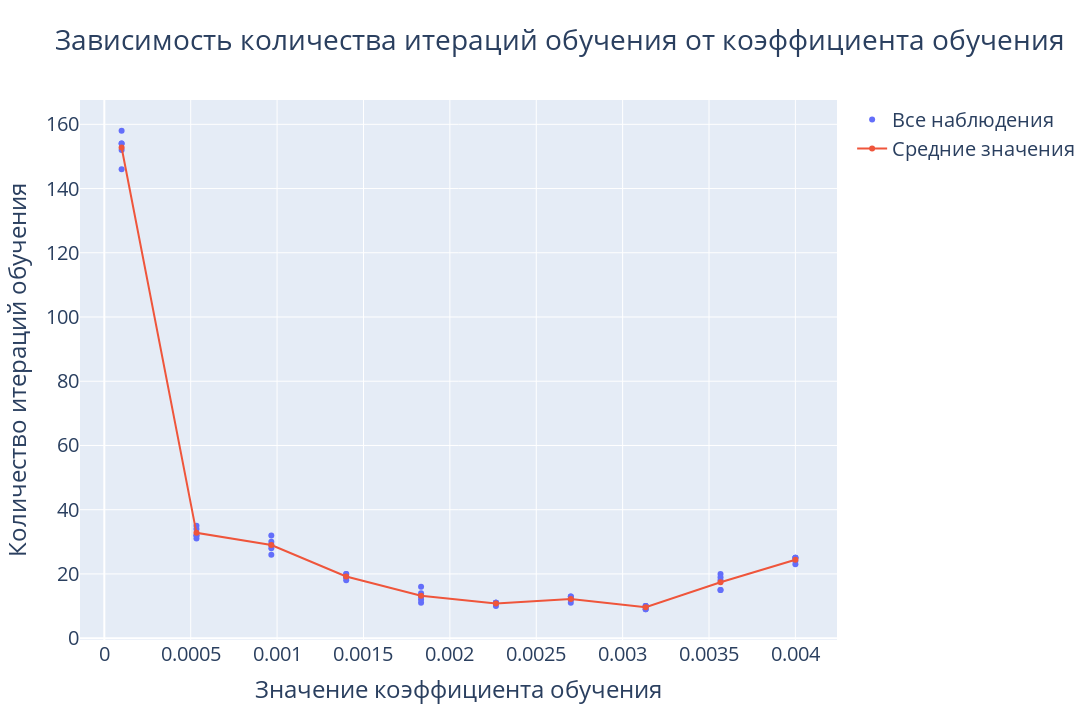

Source (notebook cell):
### Markdown cell above
## Relation between learning rate and epochs

### Code cell
alphas = np.linspace(0.0001, 0.004, endpoint=True, num=10)
all_alphas: list[float] = []
epochs_amount_mean: list[int] = []
epochs_amount: list[int] = []
fig = go.Figure()
experiments_amount = 5
for alpha in alphas:
    print(f'ALPHA: {alpha}')
    epoch_sum = 0
    for i in range(experiments_amount):
        all_alphas.append(alpha)        
        dl = LRNN(n, 20, alpha)
        dl.train(train, 15000, learn_by_loss=True, max_loss=1400, verbosity=20)        
        epoch_sum += dl.epoch
        epochs_amount.append(dl.epoch)
    epochs_amount_mean.append(epoch_sum / experiments_amount)
fig.add_trace(go.Scatter(x=all_alphas, y=epochs_amount, mode='markers',
                         name='Все наблюдения'))
fig.add_trace(go.Scatter(x=alphas, y=epochs_amount_mean, mode='lines+markers',
                         name='Средние значения'))
fig.update_layout(title='Зависимость количества итераций обучения от коэффициента обучения',
                  xaxis_title='Значение коэффициента обучения',
                  yaxis_title='Количество итераций обучения',
                  height=720, width=1280,
                  font=dict(size=20))
fig.show()

### Figure 1 — Plotly figure (JSON) as saved in the notebook; plotly's stock layout.template omitted (floating-point values rounded to 4 significant figures)
{"data": [{"mode": "markers", "name": "Все наблюдения", "type": "scatter", "x": [0.0001, 0.0001, 0.0001, 0.0001, 0.0001, 0.0005333, 0.0005333, 0.0005333, 0.0005333, 0.0005333, 0.0009667, 0.0009667, 0.0009667, 0.0009667, 0.0009667, 0.0014, 0.0014, 0.0014, 0.0014, 0.0014, 0.001833, 0.001833, 0.001833, 0.001833, 0.001833, 0.002267, 0.002267, 0.002267, 0.002267, 0.002267, 0.0027, 0.0027, 0.0027, 0.0027, 0.0027, 0.003133, 0.003133, 0.003133, 0.003133, 0.003133, 0.003567, 0.003567, 0.003567, 0.003567, 0.003567, 0.004, 0.004, 0.004, 0.004, 0.004], "y": [154, 152, 158, 154, 146, 32, 31, 34, 35, 32, 32, 26, 29, 28, 30, 19, 19, 18, 20, 20, 12, 16, 14, 13, 11, 11, 11, 10, 11, 11, 12, 13, 13, 12, 11, 9, 9, 10, 10, 10, 19, 15, 18, 15, 20, 23, 24, 25, 25, 25]}, {"mode": "lines+markers", "name": "Средние значения", "type": "scatter", "x": [0.0001, 0.0005333, 0.0009667, 0.0014, 0.001833, 0.002267, 0.0027, 0.003133, 0.003567, 0.004], "y": [152.8, 32.8, 29, 19.2, 13.2, 10.8, 12.2, 9.6, 17.4, 24.4]}], "layout": {"font": {"size": 20}, "height": 720, "title": {"text": "Зависимость количества итераций обучения от коэффициента обучения"}, "width": 1280, "xaxis": {"title": {"text": "Значение коэффициента обучения"}}, "yaxis": {"title": {"text": "Количество итераций обучения"}}}}
